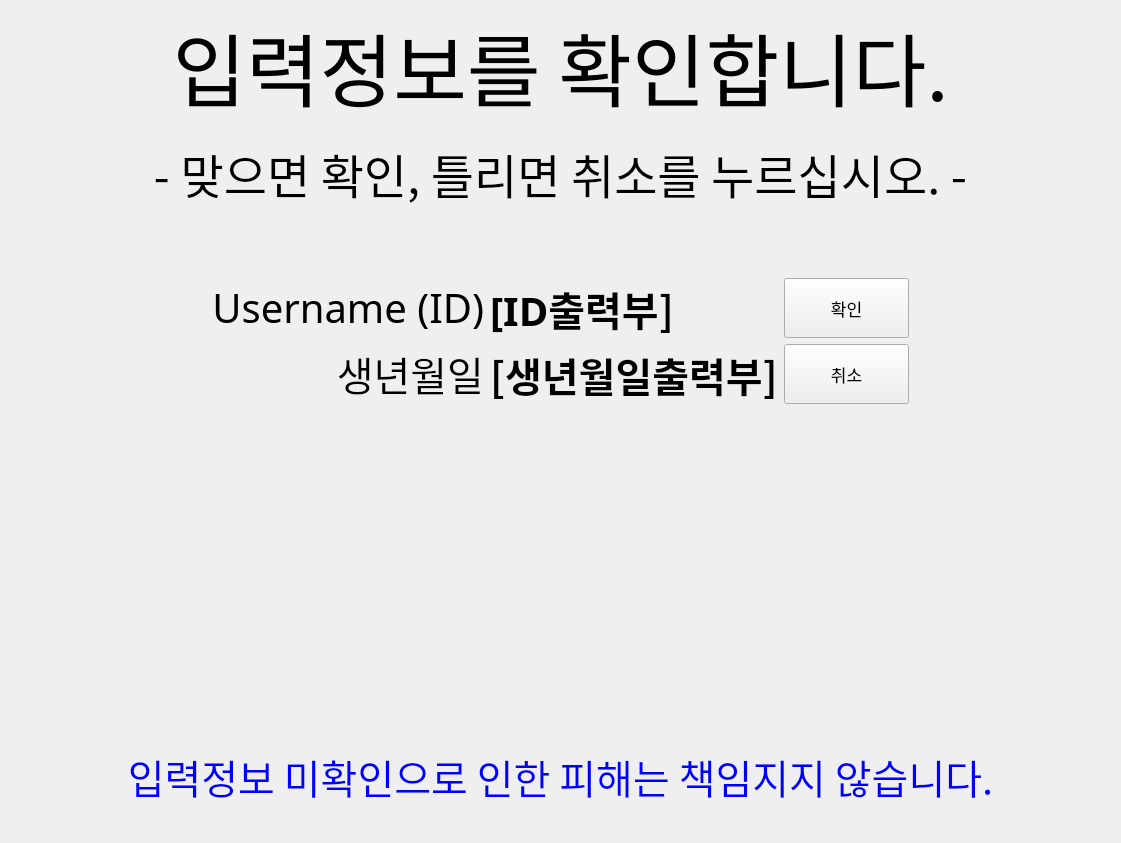
<?xml version="1.0" encoding="UTF-8"?>
<ui version="4.0">
 <class>MainWindow</class>
 <widget class="QMainWindow" name="MainWindow">
  <property name="windowModality">
   <enum>Qt::ApplicationModal</enum>
  </property>
  <property name="geometry">
   <rect>
    <x>0</x>
    <y>0</y>
    <width>1121</width>
    <height>843</height>
   </rect>
  </property>
  <property name="windowTitle">
   <string>YKHS Cafeteria KIOSK (alpha v1.0 / Last Updated 22.01.03)</string>
  </property>
  <widget class="QWidget" name="centralwidget">
   <layout class="QGridLayout" name="gridLayout_2">
    <property name="leftMargin">
     <number>0</number>
    </property>
    <property name="topMargin">
     <number>0</number>
    </property>
    <property name="rightMargin">
     <number>0</number>
    </property>
    <property name="bottomMargin">
     <number>0</number>
    </property>
    <property name="spacing">
     <number>6</number>
    </property>
    <item row="0" column="0">
     <layout class="QGridLayout" name="gridLayout">
      <item row="3" column="1">
       <widget class="QLabel" name="inputid">
        <property name="sizePolicy">
         <sizepolicy hsizetype="Minimum" vsizetype="Fixed">
          <horstretch>0</horstretch>
          <verstretch>0</verstretch>
         </sizepolicy>
        </property>
        <property name="minimumSize">
         <size>
          <width>0</width>
          <height>0</height>
         </size>
        </property>
        <property name="font">
         <font>
          <family>맑은 고딕</family>
          <pointsize>30</pointsize>
          <weight>50</weight>
          <bold>false</bold>
         </font>
        </property>
        <property name="text">
         <string>Username (ID)</string>
        </property>
        <property name="alignment">
         <set>Qt::AlignRight|Qt::AlignTrailing|Qt::AlignVCenter</set>
        </property>
        <property name="margin">
         <number>20</number>
        </property>
       </widget>
      </item>
      <item row="3" column="0" rowspan="2">
       <spacer name="leftblank">
        <property name="orientation">
         <enum>Qt::Horizontal</enum>
        </property>
        <property name="sizeType">
         <enum>QSizePolicy::Preferred</enum>
        </property>
        <property name="sizeHint" stdset="0">
         <size>
          <width>100</width>
          <height>100</height>
         </size>
        </property>
       </spacer>
      </item>
      <item row="8" column="0" colspan="5">
       <widget class="QLabel" name="Warning3">
        <property name="palette">
         <palette>
          <active>
           <colorrole role="WindowText">
            <brush brushstyle="SolidPattern">
             <color alpha="255">
              <red>0</red>
              <green>0</green>
              <blue>255</blue>
             </color>
            </brush>
           </colorrole>
          </active>
          <inactive>
           <colorrole role="WindowText">
            <brush brushstyle="SolidPattern">
             <color alpha="255">
              <red>0</red>
              <green>0</green>
              <blue>255</blue>
             </color>
            </brush>
           </colorrole>
          </inactive>
          <disabled>
           <colorrole role="WindowText">
            <brush brushstyle="SolidPattern">
             <color alpha="255">
              <red>120</red>
              <green>120</green>
              <blue>120</blue>
             </color>
            </brush>
           </colorrole>
          </disabled>
         </palette>
        </property>
        <property name="font">
         <font>
          <family>맑은 고딕</family>
          <pointsize>30</pointsize>
         </font>
        </property>
        <property name="text">
         <string>입력정보 미확인으로 인한 피해는 책임지지 않습니다.</string>
        </property>
        <property name="alignment">
         <set>Qt::AlignCenter</set>
        </property>
       </widget>
      </item>
      <item row="0" column="0" colspan="5">
       <widget class="QLabel" name="Warning1">
        <property name="font">
         <font>
          <family>맑은 고딕</family>
          <pointsize>60</pointsize>
         </font>
        </property>
        <property name="text">
         <string>입력정보를 확인합니다.</string>
        </property>
        <property name="alignment">
         <set>Qt::AlignCenter</set>
        </property>
       </widget>
      </item>
      <item row="3" column="2">
       <widget class="QLabel" name="f_inputid">
        <property name="sizePolicy">
         <sizepolicy hsizetype="Minimum" vsizetype="Preferred">
          <horstretch>0</horstretch>
          <verstretch>0</verstretch>
         </sizepolicy>
        </property>
        <property name="font">
         <font>
          <family>맑은 고딕</family>
          <pointsize>30</pointsize>
          <weight>75</weight>
          <bold>true</bold>
         </font>
        </property>
        <property name="text">
         <string>[ID출력부]</string>
        </property>
        <property name="margin">
         <number>10</number>
        </property>
       </widget>
      </item>
      <item row="4" column="1">
       <widget class="QLabel" name="stuinfo">
        <property name="sizePolicy">
         <sizepolicy hsizetype="Minimum" vsizetype="Fixed">
          <horstretch>0</horstretch>
          <verstretch>0</verstretch>
         </sizepolicy>
        </property>
        <property name="minimumSize">
         <size>
          <width>0</width>
          <height>0</height>
         </size>
        </property>
        <property name="font">
         <font>
          <family>맑은 고딕</family>
          <pointsize>30</pointsize>
          <weight>50</weight>
          <bold>false</bold>
         </font>
        </property>
        <property name="text">
         <string>생년월일</string>
        </property>
        <property name="alignment">
         <set>Qt::AlignRight|Qt::AlignTrailing|Qt::AlignVCenter</set>
        </property>
        <property name="margin">
         <number>20</number>
        </property>
       </widget>
      </item>
      <item row="4" column="2">
       <widget class="QLabel" name="f_stuinfo">
        <property name="sizePolicy">
         <sizepolicy hsizetype="Minimum" vsizetype="Preferred">
          <horstretch>0</horstretch>
          <verstretch>0</verstretch>
         </sizepolicy>
        </property>
        <property name="font">
         <font>
          <family>맑은 고딕</family>
          <pointsize>30</pointsize>
          <weight>75</weight>
          <bold>true</bold>
         </font>
        </property>
        <property name="text">
         <string>[생년월일출력부]</string>
        </property>
        <property name="margin">
         <number>10</number>
        </property>
       </widget>
      </item>
      <item row="1" column="0" colspan="5">
       <widget class="QLabel" name="Warning2">
        <property name="sizePolicy">
         <sizepolicy hsizetype="Ignored" vsizetype="Preferred">
          <horstretch>0</horstretch>
          <verstretch>0</verstretch>
         </sizepolicy>
        </property>
        <property name="font">
         <font>
          <family>맑은 고딕</family>
          <pointsize>35</pointsize>
         </font>
        </property>
        <property name="text">
         <string>- 맞으면 확인, 틀리면 취소를 누르십시오. -</string>
        </property>
        <property name="alignment">
         <set>Qt::AlignHCenter|Qt::AlignTop</set>
        </property>
       </widget>
      </item>
      <item row="3" column="4" rowspan="2">
       <spacer name="rightblank">
        <property name="orientation">
         <enum>Qt::Horizontal</enum>
        </property>
        <property name="sizeType">
         <enum>QSizePolicy::Preferred</enum>
        </property>
        <property name="sizeHint" stdset="0">
         <size>
          <width>100</width>
          <height>100</height>
         </size>
        </property>
       </spacer>
      </item>
      <item row="4" column="3">
       <widget class="QPushButton" name="CancelBtn">
        <property name="sizePolicy">
         <sizepolicy hsizetype="Fixed" vsizetype="Fixed">
          <horstretch>0</horstretch>
          <verstretch>0</verstretch>
         </sizepolicy>
        </property>
        <property name="minimumSize">
         <size>
          <width>125</width>
          <height>60</height>
         </size>
        </property>
        <property name="sizeIncrement">
         <size>
          <width>0</width>
          <height>0</height>
         </size>
        </property>
        <property name="baseSize">
         <size>
          <width>0</width>
          <height>0</height>
         </size>
        </property>
        <property name="font">
         <font>
          <family>맑은 고딕</family>
          <pointsize>13</pointsize>
         </font>
        </property>
        <property name="cursor">
         <cursorShape>PointingHandCursor</cursorShape>
        </property>
        <property name="text">
         <string>취소</string>
        </property>
       </widget>
      </item>
      <item row="3" column="3">
       <widget class="QPushButton" name="nextstep">
        <property name="sizePolicy">
         <sizepolicy hsizetype="Fixed" vsizetype="Fixed">
          <horstretch>0</horstretch>
          <verstretch>0</verstretch>
         </sizepolicy>
        </property>
        <property name="minimumSize">
         <size>
          <width>125</width>
          <height>60</height>
         </size>
        </property>
        <property name="sizeIncrement">
         <size>
          <width>0</width>
          <height>0</height>
         </size>
        </property>
        <property name="baseSize">
         <size>
          <width>0</width>
          <height>0</height>
         </size>
        </property>
        <property name="font">
         <font>
          <family>맑은 고딕</family>
          <pointsize>13</pointsize>
         </font>
        </property>
        <property name="cursor">
         <cursorShape>PointingHandCursor</cursorShape>
        </property>
        <property name="text">
         <string>확인</string>
        </property>
       </widget>
      </item>
      <item row="6" column="2">
       <spacer name="info_warn_blank">
        <property name="orientation">
         <enum>Qt::Vertical</enum>
        </property>
        <property name="sizeType">
         <enum>QSizePolicy::Fixed</enum>
        </property>
        <property name="sizeHint" stdset="0">
         <size>
          <width>20</width>
          <height>300</height>
         </size>
        </property>
       </spacer>
      </item>
     </layout>
    </item>
   </layout>
  </widget>
 </widget>
 <resources/>
 <connections/>
</ui>
